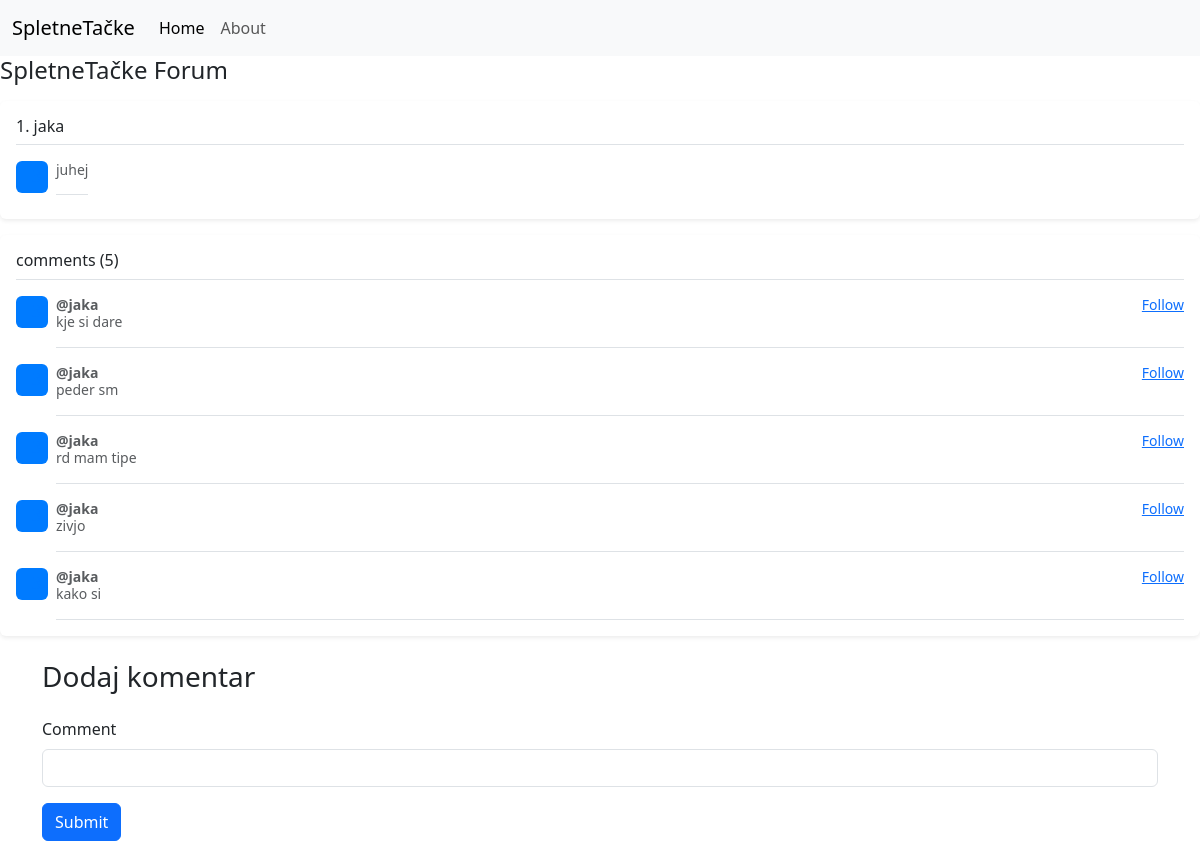
Page /topic/1 (signed in) on the committed database.
### Forums/main.py (models this page shows)
class Topic(db.Model):
    id: Mapped[int] = mapped_column(primary_key=True)
    title: Mapped[str] = mapped_column(unique=True)
    description: Mapped[str]

class Comment(db.Model):
    id: Mapped[int] = mapped_column(primary_key=True)
    text: Mapped[str]
    topicId: Mapped[str]

### Forums/main.py (the view, shortened to what this page needs)
@app.route("/topic/<int:id>",methods=["GET", "POST"])
def topic(id):
    topic = db.get_or_404(Topic, id)
    comments = Comment.query.filter_by(topicId=id).all()
    if "username" in session:
        return render_template("topic.html", topic=topic, comments=comments, username=session['username'])
    else:
        return render_template("topic.html", topic=topic, comments=comments, username="anonymous")

### Forums/templates/topic.html (shortened to what this page needs)
<!doctype html>
<html lang="en">
  <head>
    <link href="https://cdn.jsdelivr.net/npm/bootstrap@5.3.3/dist/css/bootstrap.min.css" rel="stylesheet">
  </head>
  <body>
    <nav class="navbar navbar-expand-lg bg-body-tertiary">
        <div class="container-fluid">
          <a class="navbar-brand" href="/">SpletneTačke</a>
          <div class="collapse navbar-collapse" id="navbarNavDropdown">
            <ul class="navbar-nav">
              <li class="nav-item">
                <a class="nav-link active" aria-current="page" href="/">Home</a>
              </li>
              <li class="nav-item">
                <a class="nav-link" href="#">About</a>
              </li>
            </ul>
          </div>
        </div>
      </nav>
        <h1 class="fs-4 text">SpletneTačke Forum</h1>
        <div class="my-3 p-3 bg-body rounded shadow-sm">
          <h6 class="border-bottom pb-2 mb-0">{{topic.id}}. {{topic.title}}<h6>
          <div class="d-flex text-muted pt-3">
            <svg class="bd-placeholder-img flex-shrink-0 me-2 rounded" width="32" height="32" xmlns="http://www.w3.org/2000/svg" role="img" aria-label="Placeholder: 32x32" preserveAspectRatio="xMidYMid slice" focusable="false"><title>Placeholder</title><rect width="100%" height="100%" fill="#007bff"></rect><text x="50%" y="50%" fill="#007bff" dy=".3em">32x32</text></svg>
            <p class="pb-3 mb-0 small lh-sm border-bottom">
              {{topic.description}}
            </p>
          </div>
      </div>
      <div class="my-3 p-3 bg-body rounded shadow-sm">
        <h6 class="border-bottom pb-2 mb-0">comments ({{comments | length}})</h6>
        {% for comment in comments %}
        <div class="d-flex text-muted pt-3">
          <svg class="bd-placeholder-img flex-shrink-0 me-2 rounded" width="32" height="32" xmlns="http://www.w3.org/2000/svg" role="img" aria-label="Placeholder: 32x32" preserveAspectRatio="xMidYMid slice" focusable="false"><title>Placeholder</title><rect width="100%" height="100%" fill="#007bff"></rect><text x="50%" y="50%" fill="#007bff" dy=".3em">32x32</text></svg>
          <div class="pb-3 mb-0 small lh-sm border-bottom w-100">
            <div class="d-flex justify-content-between">
              <strong class="text-gray-dark">@{{username}}</strong>
              <a href="#">Follow</a>
            </div>
            <span class="">{{comment.text}}</span>
          </div>
        </div>
        {% endfor %}
      </div>
      <div class="container">
        <h1 class="fs-3 text my-4">Dodaj komentar</h1>
        <form accept="/topic/{{topic.id}}" method="post">
            <div class="mb-3">
                <label for="title" class="form-label">Comment</label>
                <input type="text" name="comment" class="form-control" id="comment" aria-describedby="emailHelp" >
              </div>
              <button type="submit" class="btn btn-primary">Submit</button>
        </form>
      </div>
  </body>
</html>

### rows in the picture
Topic: id "1", title "jaka", description "juhej"
Comment: username "jaka", text "kje si dare"
Comment: username "jaka", text "peder sm"
Comment: username "jaka", text "rd mam tipe"
Comment: username "jaka", text "zivjo"
Comment: username "jaka", text "kako si"

### other values in the picture
{{ comments | length }} "5"
